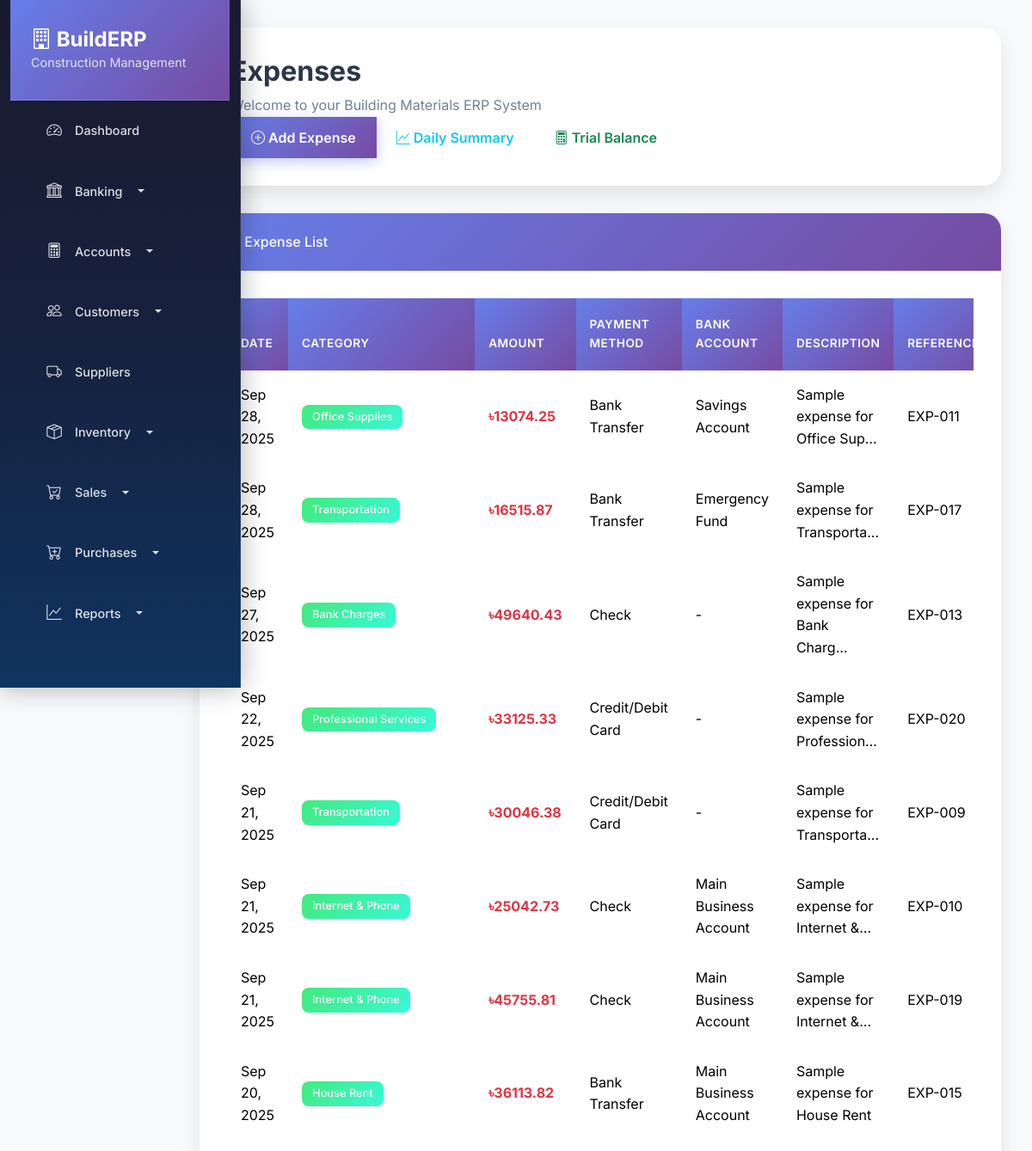
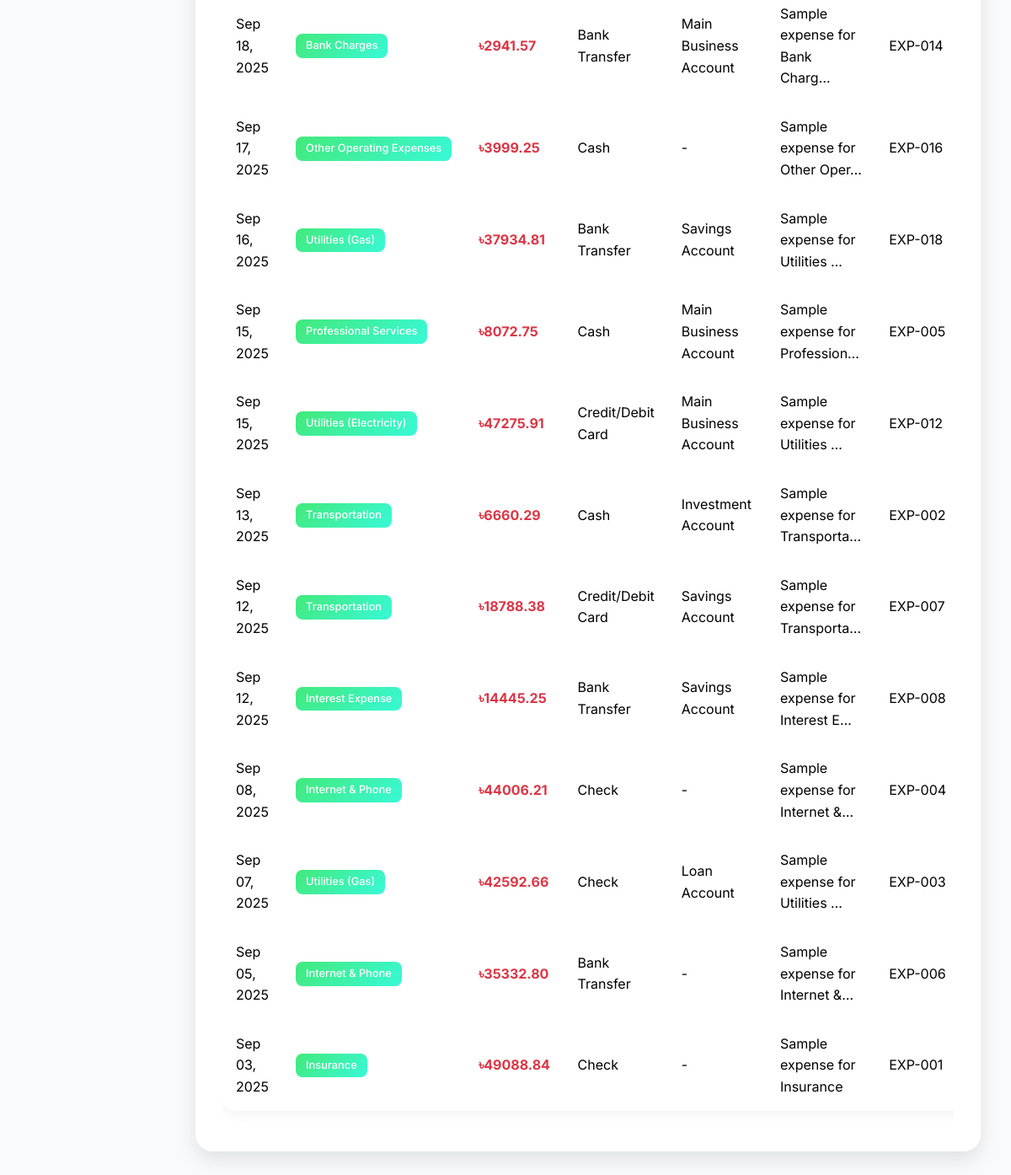
The page /accounting/expenses/ on the database its author committed (2 pictures, top to bottom).
### accounting/models.py (models this page shows, shortened)
class Expense(models.Model):
    PAYMENT_METHODS = [
        ('cash', 'Cash'),
        ('bank', 'Bank Transfer'),
        ('check', 'Check'),
        ('card', 'Credit/Debit Card'),
    ]
    expense_category = models.ForeignKey(ExpenseCategory, on_delete=models.CASCADE)
    amount = models.DecimalField(max_digits=15, decimal_places=2)
    description = models.TextField()
    payment_method = models.CharField(max_length=20, choices=PAYMENT_METHODS, default='cash')
    bank_account = models.ForeignKey(BankAccount, on_delete=models.SET_NULL, null=True, blank=True)
    expense_date = models.DateField()
    reference = models.CharField(max_length=100, blank=True)
    created_by = models.ForeignKey(User, on_delete=models.SET_NULL, null=True)
    created_at = models.DateTimeField(auto_now_add=True)
    class Meta:
        verbose_name = "Expense"
        verbose_name_plural = "Expenses"

class ExpenseCategory(models.Model):
    name = models.CharField(max_length=100)
    description = models.TextField(blank=True)
    is_active = models.BooleanField(default=True)
    created_at = models.DateTimeField(auto_now_add=True)
    class Meta:
        verbose_name = "Expense Category"
        verbose_name_plural = "Expense Categories"

class BankAccount(models.Model):
    name = models.CharField(max_length=100)
    account_number = models.CharField(max_length=50)
    bank_name = models.CharField(max_length=100)
    branch = models.CharField(max_length=100, blank=True)
    opening_balance = models.DecimalField(max_digits=15, decimal_places=2, default=0)
    current_balance = models.DecimalField(max_digits=15, decimal_places=2, default=0)
    is_active = models.BooleanField(default=True)
    created_at = models.DateTimeField(auto_now_add=True)
    updated_at = models.DateTimeField(auto_now=True)
    class Meta:
        verbose_name = "Bank Account"
        verbose_name_plural = "Bank Accounts"

### accounting/views.py (the view)
# urls.py: path('expenses/', views.ExpenseListView.as_view(), name='expense_list'),
class ExpenseListView(ListView):
    model = Expense
    template_name = 'accounting/expense_list.html'
    context_object_name = 'expenses'
    paginate_by = 20
    def get_queryset(self):
        return Expense.objects.select_related('expense_category', 'bank_account', 'created_by').order_by('-expense_date')

### templates/accounting/expense_list.html (shortened to what this page needs)
{% extends 'base.html' %}
{% block page_title %}Expenses{% endblock %}
{% block page_actions %}
<div class="btn-group">
    <a href="{% url 'accounting:expense_create' %}" class="btn btn-primary">
        <i class="bi bi-plus-circle"></i> Add Expense
    </a>
    <a href="{% url 'accounting:daily_financial_summary' %}" class="btn btn-outline-info">
        <i class="bi bi-graph-up"></i> Daily Summary
    </a>
    <a href="{% url 'accounting:enhanced_trial_balance' %}" class="btn btn-outline-success">
        <i class="bi bi-calculator"></i> Trial Balance
    </a>
</div>
{% endblock %}
{% block content %}
<div class="row">
    <div class="col-12">
        <div class="card">
            <div class="card-header">
                <h6 class="mb-0">
                    <i class="bi bi-arrow-down-circle"></i>
                    Expense List
                </h6>
            </div>
            <div class="card-body">
                {% if expenses %}
                <div class="table-responsive">
                    <table class="table table-hover">
                        <thead class="table-dark">
                            <tr>
                                <th>Date</th>
                                <th>Category</th>
                                <th>Amount</th>
                                <th>Payment Method</th>
                                <th>Bank Account</th>
                                <th>Description</th>
                                <th>Reference</th>
                            </tr>
                        </thead>
                        <tbody>
                            {% for expense in expenses %}
                            <tr>
                                <td>{{ expense.expense_date|date:"M d, Y" }}</td>
                                <td>
                                    <span class="badge bg-warning">{{ expense.expense_category.name }}</span>
                                </td>
                                <td class="text-danger">
                                    <strong>৳{{ expense.amount|floatformat:2 }}</strong>
                                </td>
                                <td>{{ expense.get_payment_method_display }}</td>
                                <td>{{ expense.bank_account.name|default:"-" }}</td>
                                <td>{{ expense.description|truncatechars:30 }}</td>
                                <td>{{ expense.reference|default:"-" }}</td>
                            </tr>
                            {% endfor %}
                        </tbody>
                    </table>
                </div>
                {% endif %}
            </div>
        </div>
    </div>
</div>
{% endblock %}

### templates/base.html (style rules this page uses)
:root { --primary-gradient: linear-gradient(135deg, #667eea 0%, #764ba2 100%); --secondary-gradient: linear-gradient(135deg, #f093fb 0%, #f5576c 100%); --success-gradient: linear-gradient(135deg, #4facfe 0%, #00f2fe 100%); --warning-gradient: linear-gradient(135deg, #43e97b 0%, #38f9d7 100%); --danger-gradient: linear-gradient(135deg, #fa709a 0%, #fee140 100%); --dark-gradient: linear-gradient(135deg, #2c3e50 0%, #34495e 100%); --light-bg: #f8fafc; --card-shadow: 0 10px 25px rgba(0, 0, 0, 0.1); --hover-shadow: 0 20px 40px rgba(0, 0, 0, 0.15); --border-radius: 20px; --transition: all 0.3s cubic-bezier(0.4, 0, 0.2, 1); }
* { font-family: 'Inter', sans-serif; }
body { background: var(--light-bg); overflow-x: hidden; line-height: 1.6; }
.card { border: none; border-radius: var(--border-radius); box-shadow: var(--card-shadow); transition: var(--transition); background: white; overflow: hidden; position: relative; }
.card-header { background: var(--primary-gradient); color: white; border: none; padding: 1.5rem 2rem; border-radius: var(--border-radius) var(--border-radius) 0 0; font-weight: 600; font-size: 1.1rem; }
.card-body { padding: 2rem; }
.btn { border-radius: 12px; padding: 0.75rem 1.5rem; font-weight: 600; transition: var(--transition); border: none; position: relative; overflow: hidden; text-transform: none; }
.btn-primary { background: var(--primary-gradient); box-shadow: 0 4px 15px rgba(102, 126, 234, 0.4); }
.table { border-radius: 15px; overflow: hidden; box-shadow: 0 4px 15px rgba(0, 0, 0, 0.05); background: white; }
.table thead th { background: var(--primary-gradient); color: white; border: none; padding: 1.25rem 1rem; font-weight: 600; text-transform: uppercase; font-size: 0.85rem; letter-spacing: 0.5px; }
.table tbody tr { transition: var(--transition); }
.table tbody td { padding: 1rem; border: none; vertical-align: middle; }
.badge { border-radius: 8px; padding: 0.5rem 0.75rem; font-weight: 500; font-size: 0.8rem; }
.badge.bg-warning { background: var(--warning-gradient) !important; }
.table th { background-color: #f8f9fa; border-top: none; }

### rows shown on the page
Expense: expense_date "Sep 28, 2025", expense_category.name "Office Supplies", amount "13074.25", payment_method "Bank Transfer", bank_account.name "Savings Account", description "Sample expense for Office Sup…", reference "EXP-011"
Expense: expense_date "Sep 28, 2025", expense_category.name "Transportation", amount "16515.87", payment_method "Bank Transfer", bank_account.name "Emergency Fund", description "Sample expense for Transporta…", reference "EXP-017"
Expense: expense_date "Sep 27, 2025", expense_category.name "Bank Charges", amount "49640.43", payment_method "Check", bank_account.name "-", description "Sample expense for Bank Charg…", reference "EXP-013"
Expense: expense_date "Sep 22, 2025", expense_category.name "Professional Services", amount "33125.33", payment_method "Credit/Debit Card", bank_account.name "-", description "Sample expense for Profession…", reference "EXP-020"
Expense: expense_date "Sep 21, 2025", expense_category.name "Transportation", amount "30046.38", payment_method "Credit/Debit Card", bank_account.name "-", description "Sample expense for Transporta…", reference "EXP-009"
Expense: expense_date "Sep 21, 2025", expense_category.name "Internet & Phone", amount "25042.73", payment_method "Check", bank_account.name "Main Business Account", description "Sample expense for Internet &…", reference "EXP-010"
Expense: expense_date "Sep 21, 2025", expense_category.name "Internet & Phone", amount "45755.81", payment_method "Check", bank_account.name "Main Business Account", description "Sample expense for Internet &…", reference "EXP-019"
Expense: expense_date "Sep 20, 2025", expense_category.name "House Rent", amount "36113.82", payment_method "Bank Transfer", bank_account.name "Main Business Account", description "Sample expense for House Rent", reference "EXP-015"
Expense: expense_date "Sep 18, 2025", expense_category.name "Bank Charges", amount "2941.57", payment_method "Bank Transfer", bank_account.name "Main Business Account", description "Sample expense for Bank Charg…", reference "EXP-014"
Expense: expense_date "Sep 17, 2025", expense_category.name "Other Operating Expenses", amount "3999.25", payment_method "Cash", bank_account.name "-", description "Sample expense for Other Oper…", reference "EXP-016"
Expense: expense_date "Sep 16, 2025", expense_category.name "Utilities (Gas)", amount "37934.81", payment_method "Bank Transfer", bank_account.name "Savings Account", description "Sample expense for Utilities …", reference "EXP-018"
Expense: expense_date "Sep 15, 2025", expense_category.name "Professional Services", amount "8072.75", payment_method "Cash", bank_account.name "Main Business Account", description "Sample expense for Profession…", reference "EXP-005"
Expense: expense_date "Sep 15, 2025", expense_category.name "Utilities (Electricity)", amount "47275.91", payment_method "Credit/Debit Card", bank_account.name "Main Business Account", description "Sample expense for Utilities …", reference "EXP-012"
Expense: expense_date "Sep 13, 2025", expense_category.name "Transportation", amount "6660.29", payment_method "Cash", bank_account.name "Investment Account", description "Sample expense for Transporta…", reference "EXP-002"
Expense: expense_date "Sep 12, 2025", expense_category.name "Transportation", amount "18788.38", payment_method "Credit/Debit Card", bank_account.name "Savings Account", description "Sample expense for Transporta…", reference "EXP-007"
Expense: expense_date "Sep 12, 2025", expense_category.name "Interest Expense", amount "14445.25", payment_method "Bank Transfer", bank_account.name "Savings Account", description "Sample expense for Interest E…", reference "EXP-008"
Expense: expense_date "Sep 08, 2025", expense_category.name "Internet & Phone", amount "44006.21", payment_method "Check", bank_account.name "-", description "Sample expense for Internet &…", reference "EXP-004"
Expense: expense_date "Sep 07, 2025", expense_category.name "Utilities (Gas)", amount "42592.66", payment_method "Check", bank_account.name "Loan Account", description "Sample expense for Utilities …", reference "EXP-003"
Expense: expense_date "Sep 05, 2025", expense_category.name "Internet & Phone", amount "35332.80", payment_method "Bank Transfer", bank_account.name "-", description "Sample expense for Internet &…", reference "EXP-006"
Expense: expense_date "Sep 03, 2025", expense_category.name "Insurance", amount "49088.84", payment_method "Check", bank_account.name "-", description "Sample expense for Insurance", reference "EXP-001"
